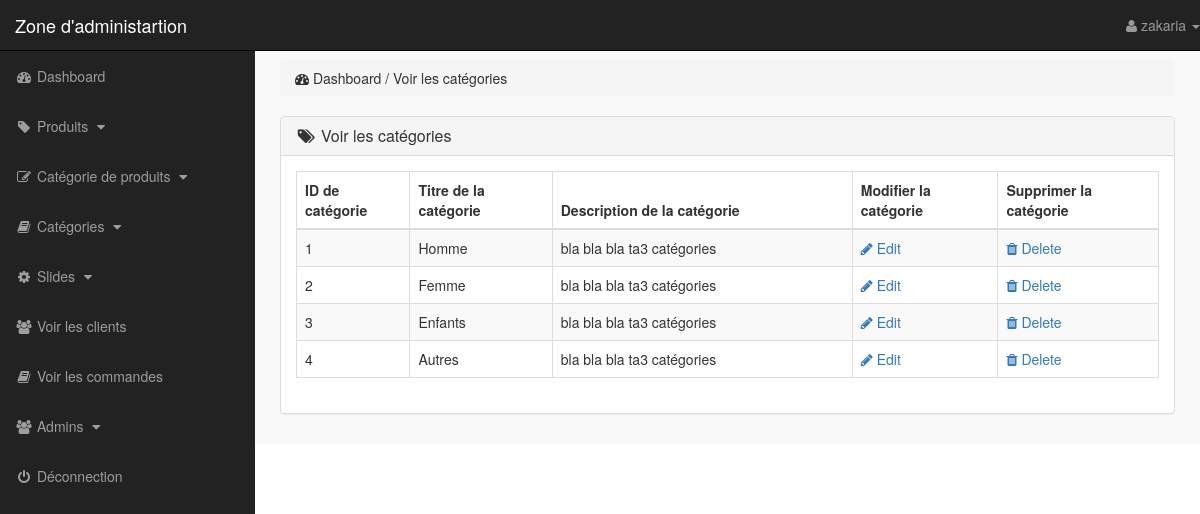
The page /admin_area/index.php?view_cats (signed in) on the database its author committed.
### tables this page shows
CREATE TABLE IF NOT EXISTS `categories` (
  `cat_id` int(10) NOT NULL AUTO_INCREMENT,
  `cat_title` text NOT NULL,
  `cat_desc` text NOT NULL,
  PRIMARY KEY (`cat_id`)
);

### admin_area/view_cats.php (the view)
<?php
    if(!isset($_SESSION['admin_email'])){
        echo "<script>window.open('login.php','_self')</script>";
    }else{
?>
<div class="row">
    <div class="col-lg-12">
        <ol class="breadcrumb">
            <li>
                <i class="fa fa-dashboard"></i> Dashboard / Voir les catégories
            </li>
        </ol>
    </div>
</div>
<div class="row">
    <div class="col-lg-12">
        <div class="panel panel-default">
            <div class="panel-heading">
                <h3 class="panel-title">
                    <i class="fa fa-tags fa-fw"></i> Voir les catégories
                </h3>
            </div>
            <div class="panel-body">
                <div class="table-responsive">
                    <table class="table table-hover table-striped table-bordered">
                        <thead>
                            <tr>
                                <th> ID de catégorie </th>
                                <th> Titre de la catégorie </th>
                                <th> Description de la catégorie </th>
                                <th> Modifier la catégorie </th>
                                <th> Supprimer la catégorie </th>
                            </tr>
                        </thead>
                        <tbody>
                            <?php
                                $i=0;
                                $get_cats = "select * from categories";
                                $run_cats = mysqli_query($con,$get_cats);
                                while($row_cats=mysqli_fetch_array($run_cats)){
                                    $cat_id = $row_cats['cat_id'];
                                    $cat_title = $row_cats['cat_title'];
                                    $cat_desc = $row_cats['cat_desc'];
                                    $i++;
                            ?>
                            <tr>
                                <td> <?php echo $i; ?> </td>
                                <td> <?php echo $cat_title; ?> </td>
                                <td width="300"> <?php echo $cat_desc; ?> </td>
                                <td>
                                    <a href="index.php?edit_cat= <?php echo $cat_id; ?> ">
                                        <i class="fa fa-pencil"></i> Edit
                                    </a>
                                </td>
                                <td>
                                    <a href="index.php?delete_cat= <?php echo $cat_id; ?> ">
                                        <i class="fa fa-trash"></i> Delete
                                    </a>
                                </td>
                            </tr>
                            <?php } ?>
                        </tbody>
                    </table>
                </div>
            </div>
        </div>
    </div>
</div>
<?php } ?>

### admin_area/includes/sidebar.php (shortened to what this page needs)
<?php
    if(!isset($_SESSION['admin_email'])){
        echo "<script>window.open('login.php','_self')</script>";
    }else{
?>
<nav class="navbar navbar-inverse navbar-fixed-top">
    <div class="navbar-header">
        <a href="index.php?dashboard" class="navbar-brand">Zone d'administartion</a>
    </div>
    <ul class="nav navbar-right top-nav">
        <li class="dropdown">
            <a href="#" class="dropdown-toggle" data-toggle="dropdown">
                <i class="fa fa-user"></i> <?php echo $admin_name;  ?> <b class="caret"></b>
            </a>
        </li>
    </ul>
    <div class="collapse navbar-collapse navbar-ex1-collapse">
        <ul class="nav navbar-nav side-nav">
            <li>
                <a href="index.php?dashboard">
                        <i class="fa fa-fw fa-dashboard"></i> Dashboard
                </a>
            </li>
            <li>
                <a href="#" data-toggle="collapse" data-target="#products">
                        <i class="fa fa-fw fa-tag"></i> Produits
                        <i class="fa fa-fw fa-caret-down"></i>
                </a>
            </li>
            <li>
                <a href="#" data-toggle="collapse" data-target="#p_cat">
                        <i class="fa fa-fw fa-edit"></i> Catégorie de produits
                        <i class="fa fa-fw fa-caret-down"></i>
                </a>
            </li>
            <li>
                <a href="#" data-toggle="collapse" data-target="#cat">
                        <i class="fa fa-fw fa-book"></i> Catégories
                        <i class="fa fa-fw fa-caret-down"></i>
                </a>
            </li>
            <li>
                <a href="#" data-toggle="collapse" data-target="#slides">
                        <i class="fa fa-fw fa-gear"></i> Slides
                        <i class="fa fa-fw fa-caret-down"></i>
                </a>
            </li>
            <li>
                <a href="index.php?view_customers">
                    <i class="fa fa-fw fa-users"></i> Voir les clients
                </a>
            </li>
            <li>
                <a href="index.php?view_orders">
                    <i class="fa fa-fw fa-book"></i> Voir les commandes
                </a>
            </li>
            <li>
                <a href="#" data-toggle="collapse" data-target="#users">
                        <i class="fa fa-fw fa-users"></i> Admins
                        <i class="fa fa-fw fa-caret-down"></i>
                </a>
            </li>
            <li>
                <a href="logout.php">
                    <i class="fa fa-fw fa-power-off"></i> Déconnection
                </a>
            </li>
        </ul>
    </div>
</nav>
<?php } ?>

### admin_area/css/style.css (style rules this page uses)
body { margin-top: 100px; }
@media (min-width: 768px) { body { margin-top: 50px; } }
.top-nav { 0 15px; }
.top-nav>li { float: left; display: inline-block; }
.top-nav>li>a { color: #999999; line-height: 20px; padding-top: 15px; padding-bottom: 15px; }
@media (min-width: 768px) { .side-nav { position: fixed; top: 51px; bottom: 0; width: 255px; overflow-y: auto; overflow-x: hidden; background-color: #222222; padding-bottom: 40px; border-radius: 0; } }
@media (min-width: 768px) { .side-nav>li>a { width: 255px; } }
.panel-body { border-radius: 5px; }

### rows shown on the page
categories: cat_title "Homme", cat_desc "bla bla bla ta3 catégories"
categories: cat_title "Femme", cat_desc "bla bla bla ta3 catégories"
categories: cat_title "Enfants", cat_desc "bla bla bla ta3 catégories"
categories: cat_title "Autres", cat_desc "bla bla bla ta3 catégories"

### other values the page prints
$admin_name "zakaria"
